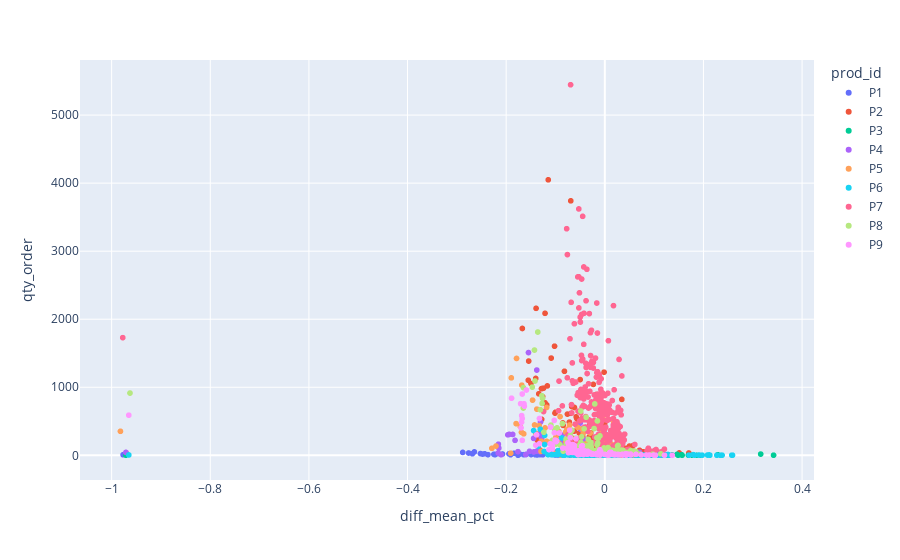

The notebook cell saved with this chart:
### Code cell
px.scatter(df, x="diff_mean_pct", y="qty_order", color="prod_id")

### Figure 1 — Plotly figure (JSON) as saved in the notebook; plotly's stock layout.template omitted (floating-point values rounded to 4 significant figures; data arrays with more than 128 entries replaced by an {"elided": "..."} marker saying what was removed)
{"data": [{"hovertemplate": "prod_id=P1<br>diff_mean_pct=%{x}<br>qty_order=%{y}<extra></extra>", "legendgroup": "P1", "marker": {"color": "#636efa", "symbol": "circle"}, "mode": "markers", "name": "P1", "showlegend": true, "type": "scattergl", "x": {"elided": "206 float values"}, "xaxis": "x", "y": {"elided": "206 int values"}, "yaxis": "y"}, {"hovertemplate": "prod_id=P2<br>diff_mean_pct=%{x}<br>qty_order=%{y}<extra></extra>", "legendgroup": "P2", "marker": {"color": "#EF553B", "symbol": "circle"}, "mode": "markers", "name": "P2", "showlegend": true, "type": "scattergl", "x": {"elided": "282 float values"}, "xaxis": "x", "y": {"elided": "282 int values"}, "yaxis": "y"}, {"hovertemplate": "prod_id=P3<br>diff_mean_pct=%{x}<br>qty_order=%{y}<extra></extra>", "legendgroup": "P3", "marker": {"color": "#00cc96", "symbol": "circle"}, "mode": "markers", "name": "P3", "showlegend": true, "type": "scattergl", "x": {"elided": "200 float values"}, "xaxis": "x", "y": {"elided": "200 int values"}, "yaxis": "y"}, {"hovertemplate": "prod_id=P4<br>diff_mean_pct=%{x}<br>qty_order=%{y}<extra></extra>", "legendgroup": "P4", "marker": {"color": "#ab63fa", "symbol": "circle"}, "mode": "markers", "name": "P4", "showlegend": true, "type": "scattergl", "x": {"elided": "153 float values"}, "xaxis": "x", "y": {"elided": "153 int values"}, "yaxis": "y"}, {"hovertemplate": "prod_id=P5<br>diff_mean_pct=%{x}<br>qty_order=%{y}<extra></extra>", "legendgroup": "P5", "marker": {"color": "#FFA15A", "symbol": "circle"}, "mode": "markers", "name": "P5", "showlegend": true, "type": "scattergl", "x": {"elided": "149 float values"}, "xaxis": "x", "y": {"elided": "149 int values"}, "yaxis": "y"}, {"hovertemplate": "prod_id=P6<br>diff_mean_pct=%{x}<br>qty_order=%{y}<extra></extra>", "legendgroup": "P6", "marker": {"color": "#19d3f3", "symbol": "circle"}, "mode": "markers", "name": "P6", "showlegend": true, "type": "scattergl", "x": {"elided": "279 float values"}, "xaxis": "x", "y": {"elided": "279 int values"}, "yaxis": "y"}, {"hovertemplate": "prod_id=P7<br>diff_mean_pct=%{x}<br>qty_order=%{y}<extra></extra>", "legendgroup": "P7", "marker": {"color": "#FF6692", "symbol": "circle"}, "mode": "markers", "name": "P7", "showlegend": true, "type": "scattergl", "x": {"elided": "276 float values"}, "xaxis": "x", "y": {"elided": "276 int values"}, "yaxis": "y"}, {"hovertemplate": "prod_id=P8<br>diff_mean_pct=%{x}<br>qty_order=%{y}<extra></extra>", "legendgroup": "P8", "marker": {"color": "#B6E880", "symbol": "circle"}, "mode": "markers", "name": "P8", "showlegend": true, "type": "scattergl", "x": {"elided": "159 float values"}, "xaxis": "x", "y": {"elided": "159 int values"}, "yaxis": "y"}, {"hovertemplate": "prod_id=P9<br>diff_mean_pct=%{x}<br>qty_order=%{y}<extra></extra>", "legendgroup": "P9", "marker": {"color": "#FF97FF", "symbol": "circle"}, "mode": "markers", "name": "P9", "showlegend": true, "type": "scattergl", "x": {"elided": "159 float values"}, "xaxis": "x", "y": {"elided": "159 int values"}, "yaxis": "y"}], "layout": {"autosize": true, "legend": {"title": {"text": "prod_id"}, "tracegroupgap": 0}, "margin": {"t": 60}, "xaxis": {"anchor": "y", "autorange": true, "domain": [0, 1], "range": [-1.065, 0.425], "title": {"text": "diff_mean_pct"}, "type": "linear"}, "yaxis": {"anchor": "x", "autorange": true, "domain": [0, 1], "range": [-420.6, 5868.0], "title": {"text": "qty_order"}, "type": "linear"}}}
